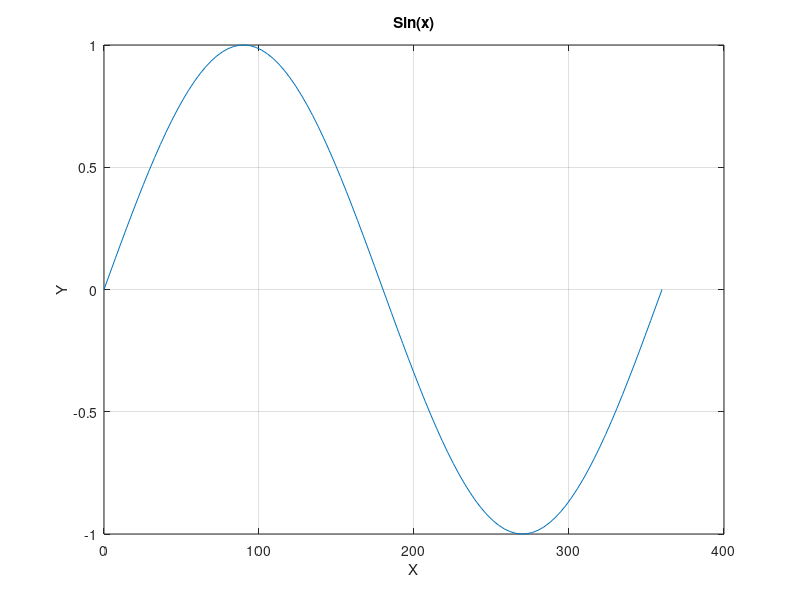

Reproduce this figure in MATLAB.
clc   % Clears the command window
clear % Clears all Vars
close % Closes any figures

% Inputs:
nVals = 100;  % How many points are we going to use

% Create places to store data
x = linspace(0,360,nVals);   % 
y = zeros(size(x));          % Initiallise (create) y

% Now loop through each t value, then solve and stor x and y values
for i = 1:nVals
    y(i) = sind(x(i));
end

% Now do a pretty plot
figure
lineStyle = '-';  
plot(x,y,lineStyle)
strTitle = ["Sin(x)"];
title(strTitle);
grid on
xlabel("X")
ylabel("Y")
